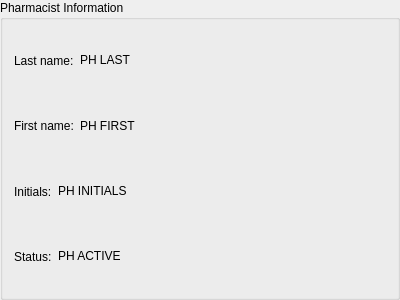
<?xml version="1.0" encoding="UTF-8"?>
<ui version="4.0">
 <class>PharmacistGroupBox</class>
 <widget class="QGroupBox" name="PharmacistGroupBox">
  <property name="geometry">
   <rect>
    <x>0</x>
    <y>0</y>
    <width>400</width>
    <height>300</height>
   </rect>
  </property>
  <property name="title">
   <string notr="true">Pharmacist Information</string>
  </property>
  <layout class="QVBoxLayout" name="verticalLayout">
   <item>
    <layout class="QHBoxLayout" name="horizontalLayout_7">
     <item>
      <widget class="QLabel" name="lastTitle">
       <property name="toolTip">
        <string notr="true">Last name</string>
       </property>
       <property name="text">
        <string notr="true">Last name:</string>
       </property>
      </widget>
     </item>
     <item>
      <widget class="QLabel" name="lastLabel">
       <property name="toolTip">
        <string notr="true">Last name</string>
       </property>
       <property name="text">
        <string notr="true">PH LAST</string>
       </property>
       <property name="textInteractionFlags">
        <set>Qt::LinksAccessibleByMouse|Qt::TextSelectableByMouse</set>
       </property>
      </widget>
     </item>
     <item>
      <spacer name="horizontalSpacer_7">
       <property name="orientation">
        <enum>Qt::Horizontal</enum>
       </property>
       <property name="sizeHint" stdset="0">
        <size>
         <width>40</width>
         <height>20</height>
        </size>
       </property>
      </spacer>
     </item>
    </layout>
   </item>
   <item>
    <layout class="QHBoxLayout" name="horizontalLayout_8">
     <item>
      <widget class="QLabel" name="firstTitle">
       <property name="toolTip">
        <string notr="true">First name</string>
       </property>
       <property name="text">
        <string notr="true">First name:</string>
       </property>
      </widget>
     </item>
     <item>
      <widget class="QLabel" name="firstLabel">
       <property name="toolTip">
        <string notr="true">First name</string>
       </property>
       <property name="text">
        <string notr="true">PH FIRST</string>
       </property>
       <property name="textInteractionFlags">
        <set>Qt::LinksAccessibleByMouse|Qt::TextSelectableByMouse</set>
       </property>
      </widget>
     </item>
     <item>
      <spacer name="horizontalSpacer_8">
       <property name="orientation">
        <enum>Qt::Horizontal</enum>
       </property>
       <property name="sizeHint" stdset="0">
        <size>
         <width>40</width>
         <height>20</height>
        </size>
       </property>
      </spacer>
     </item>
    </layout>
   </item>
   <item>
    <layout class="QHBoxLayout" name="horizontalLayout_5">
     <item>
      <widget class="QLabel" name="initialsTitle">
       <property name="toolTip">
        <string notr="true">Initials</string>
       </property>
       <property name="text">
        <string notr="true">Initials:</string>
       </property>
      </widget>
     </item>
     <item>
      <widget class="QLabel" name="initialsLabel">
       <property name="toolTip">
        <string notr="true">Initials</string>
       </property>
       <property name="text">
        <string notr="true">PH INITIALS</string>
       </property>
       <property name="textInteractionFlags">
        <set>Qt::LinksAccessibleByMouse|Qt::TextSelectableByMouse</set>
       </property>
      </widget>
     </item>
     <item>
      <spacer name="horizontalSpacer_5">
       <property name="orientation">
        <enum>Qt::Horizontal</enum>
       </property>
       <property name="sizeHint" stdset="0">
        <size>
         <width>40</width>
         <height>20</height>
        </size>
       </property>
      </spacer>
     </item>
    </layout>
   </item>
   <item>
    <layout class="QHBoxLayout" name="horizontalLayout_6">
     <item>
      <widget class="QLabel" name="activeTitle">
       <property name="toolTip">
        <string notr="true">Active or inactive status</string>
       </property>
       <property name="text">
        <string notr="true">Status:</string>
       </property>
      </widget>
     </item>
     <item>
      <widget class="QLabel" name="activeLabel">
       <property name="toolTip">
        <string notr="true">Active or inactive status</string>
       </property>
       <property name="text">
        <string notr="true">PH ACTIVE</string>
       </property>
       <property name="textInteractionFlags">
        <set>Qt::LinksAccessibleByMouse|Qt::TextSelectableByMouse</set>
       </property>
      </widget>
     </item>
     <item>
      <spacer name="horizontalSpacer_6">
       <property name="orientation">
        <enum>Qt::Horizontal</enum>
       </property>
       <property name="sizeHint" stdset="0">
        <size>
         <width>40</width>
         <height>20</height>
        </size>
       </property>
      </spacer>
     </item>
    </layout>
   </item>
  </layout>
 </widget>
 <resources/>
 <connections/>
</ui>
